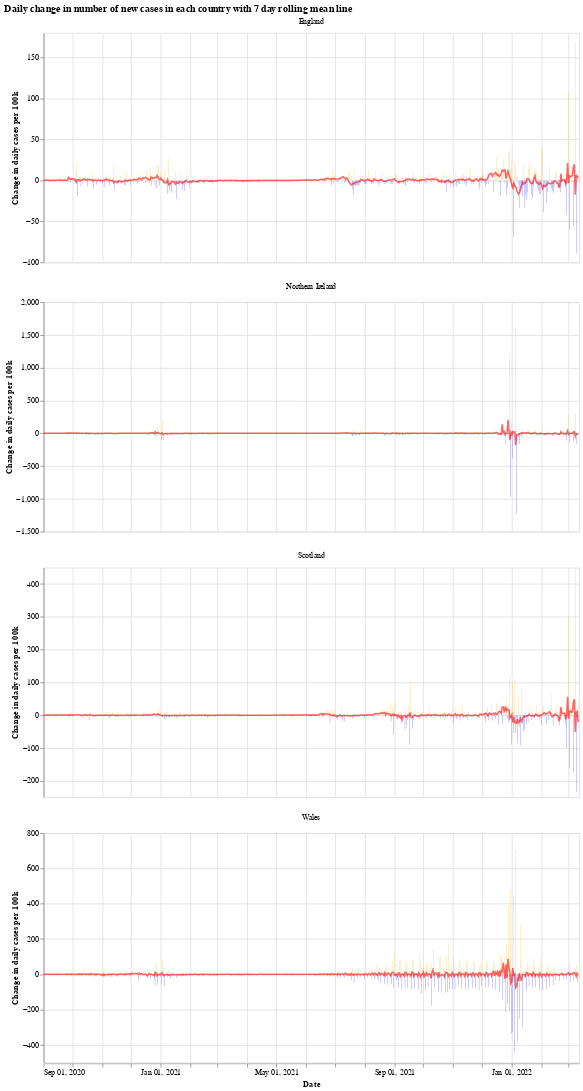

Notebook code cell kept with this figure:
### Markdown cell above
We will use the Python library `Altair` for visualising the data, see the [altair docs](https://altair-viz.github.io/) for more information.

First we have a graph which shows the daily change in the number of new cases for each country. This number jumps up and down all over the place, which is likely due to delay in reporting of new cases over the weekend. Another interesting thing is that it looks like the daily cases in Wales experienced a much shorter period of calm over the summer (calm in the sense of daily cases not jumping up and down).

The orange bars are days when the number of new cases (per 100k population) was more than the previous day, while the blue are days when the number of new cases dropped. The red line is the 7 day moving average. 

When the moving average line is below 0, it means that there is a consistent drop in new cases. We can see this clearly happening around the times that lockdowns were introduced (though, to varying degrees). I will update the graphs soon with a marker of when each lockdown started.

### Code cell
# collapse
import altair as alt

bars = alt.Chart(uk_cases).mark_bar().encode(
    x=alt.X("yearmonthdate(date):T", axis=alt.Axis(title='Date')),
    y=alt.Y("casesChangeRate:Q", axis=alt.Axis(title='Change in daily cases per 100k')),
    tooltip='casesChange',
    color=alt.condition(
        alt.datum.casesChangeRate > 0,
        alt.value("orange"),  # The positive color
        alt.value("blue")  # The negative color
    )
).properties(title='Daily change in number of new cases with 7 day rolling mean',width=700).interactive()

line = alt.Chart(uk_cases).mark_line(
    color='red',
    size=2,
    opacity=0.6
).transform_window(
    rolling_mean='mean(casesChangeRate)',
    frame=[0, 7],
    groupby=['areaName']
).encode(
    x='yearmonthdate(date):T',
    y='rolling_mean:Q'
)

alt.layer(bars, line, data=uk_cases).facet(alt.Column(
    'areaName', title=''), columns=1).resolve_scale(y='independent').properties(title='Daily change in number of new cases in each country with 7 day rolling mean line')

### Figure 1 — Vega-Lite specification as saved in the notebook (floating-point values rounded to 4 significant figures; data arrays with more than 128 entries replaced by an {"elided": "..."} marker saying what was removed)
{"config": {"view": {"continuousWidth": 400, "continuousHeight": 300}}, "data": {"name": "data-16e602a5623b77099f8550959f72694e"}, "facet": {"type": "nominal", "field": "areaName", "title": ""}, "spec": {"layer": [{"mark": "bar", "encoding": {"color": {"condition": {"value": "orange", "test": "(datum.casesChangeRate > 0)"}, "value": "blue"}, "tooltip": {"type": "quantitative", "field": "casesChange"}, "x": {"type": "temporal", "axis": {"title": "Date"}, "field": "date", "timeUnit": "yearmonthdate"}, "y": {"type": "quantitative", "axis": {"title": "Change in daily cases per 100k"}, "field": "casesChangeRate"}}, "selection": {"selector001": {"type": "interval", "bind": "scales", "encodings": ["x", "y"]}}, "title": "Daily change in number of new cases with 7 day rolling mean", "width": 700}, {"mark": {"type": "line", "color": "red", "opacity": 0.6, "size": 2}, "encoding": {"x": {"type": "temporal", "field": "date", "timeUnit": "yearmonthdate"}, "y": {"type": "quantitative", "field": "rolling_mean"}}, "transform": [{"window": [{"op": "mean", "field": "casesChangeRate", "as": "rolling_mean"}], "frame": [0, 7], "groupby": ["areaName"]}]}]}, "columns": 1, "resolve": {"scale": {"y": "independent"}}, "title": "Daily change in number of new cases in each country with 7 day rolling mean line", "$schema": "https://vega.github.io/schema/vega-lite/v4.8.1.json", "datasets": {"data-16e602a5623b77099f8550959f72694e": {"elided": "2228 records"}}}
